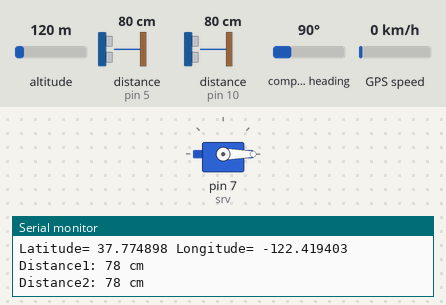
The sketch below on a simulated Arduino Uno, built with avr-gcc and run on an emulated ATmega328P. On the bench: servo, the last lines printed to the serial monitor. Wiring (inferred from the names in the program): 2 × ultrasonic range finder: trigger pin 6, echo pin 5 / trigger pin 11, echo pin 10. The test bench sets the inputs (shaded band); at power-on: distance to the obstacle (sensors on pin 5, pin 10) 80 cm, altitude 120 m, compass heading 90°, GPS speed 0 km/h. The echo pulse lasts 58.3 µs per cm; the GPS gets a fix after 3 s at 37.7749, -122.4194 with 8 satellites.

Above: at 10.2 s.
10.3 s: distance to the obstacle (sensor on pin 5) set to 34 cm
11.8 s: distance to the obstacle (sensor on pin 5) set to 27 cm
At 14.1 s:
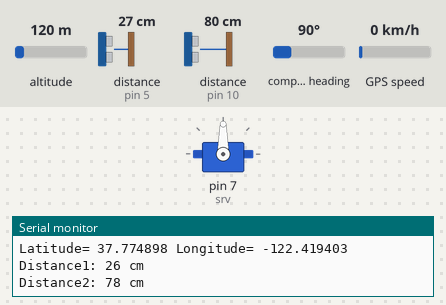
19.2 s: distance to the obstacle (sensor on pin 5) set to 35 cm
At 20.5 s:
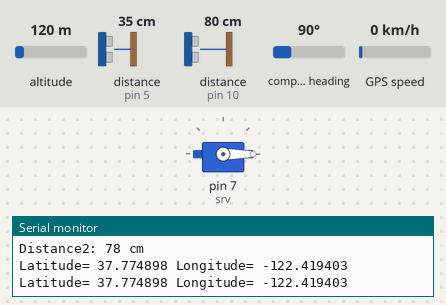
Timing chart, 0 to 22.2 s (numbered marks = the images above; inputs shaded):
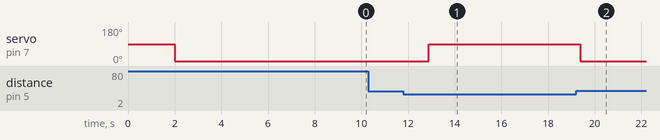

Measured:
- the behaviour switches between 31 and 30 cm on distance to the obstacle (sensor on pin 5) (found by bisection; images 0 and 1)
- after the input at 11.8 s, servo on pin 7 (srv): 0° → 90° after 1.1 s
- after the input at 19.2 s, servo on pin 7 (srv): 90° → 0° after 0.19 s

The sketch:

Smart_dustbin.ino
```cpp
#include<Servo.h>


/* GPS */
#include <TinyGPS++.h>
#include <SoftwareSerial.h>

static const int RXPin = 4, TXPin = 3;
static const uint32_t GPSBaud = 9600;

TinyGPSPlus gps;

SoftwareSerial GPS(RXPin, TXPin);
/*GPS END*/


SoftwareSerial mySerial(8, 9);//Rx=8, Tx=9

Servo srv;
long duration1;
int distance1;

long duration2;
int distance2;

#define echoPin1 5
#define trigPin1 6
#define echoPin2 10
#define trigPin2 11

void setup()
{
  Serial.begin(9600);
  GPS.begin(GPSBaud);
  mySerial.begin(9600);
  delay(1000);
  pinMode(trigPin1, OUTPUT);
  pinMode(echoPin1, INPUT);
  pinMode(trigPin2, OUTPUT);
  pinMode(echoPin2, INPUT);
  srv.attach(7);
  delay(1000);
  srv.write(0);
}

void loop()
{

  /*GPS LOCATION READ*/
  while (GPS.available() > 0) {
    gps.encode(GPS.read());
    if (gps.location.isUpdated()) {
      Serial.print("Latitude= ");
      Serial.print(gps.location.lat(), 6);
      Serial.print(" Longitude= ");
      Serial.println(gps.location.lng(), 6);
    }
  }

  digitalWrite(trigPin1, LOW);
  delayMicroseconds(2);
  digitalWrite(trigPin1, HIGH);
  delayMicroseconds(10);
  digitalWrite(trigPin1, LOW);

  duration1 = pulseIn(echoPin1, HIGH);
  distance1 = duration1 * 0.034 / 2;

  Serial.print("Distance1: ");
  Serial.print(distance1);
  Serial.println(" cm");


  digitalWrite(trigPin2, LOW);
  delayMicroseconds(2);
  digitalWrite(trigPin2, HIGH);
  delayMicroseconds(10);
  digitalWrite(trigPin2, LOW);

  duration2 = pulseIn(echoPin2, HIGH);
  distance2 = duration2 * 0.034 / 2;

  Serial.print("Distance2: ");
  Serial.print(distance2);
  Serial.println(" cm");


  if (distance1 < 30)
  {
    srv.write(90);
    delay(1000);
  }
  else
  {
    srv.write(0);
    delay(1000);
  }

  if (distance2 < 5)
  {
    mySerial.println("AT");
    updateSerial();

    mySerial.println("AT+CMGF=1");
    updateSerial();
    mySerial.println("AT+CMGS=\"+91xxxxxxxxxx\"");
    updateSerial();
    mySerial.print("Dustbin is full | Latitude= " && (gps.location.lat(), 6) && "Longitude= " && (gps.location.lng(), 6));
    updateSerial();
    mySerial.write(26);
  }

}

void updateSerial()
{
  delay(500);
  while (Serial.available())
  {
    mySerial.write(Serial.read());//Forward what Serial received to Software Serial Port
  }
  while(mySerial.available())
  {
    Serial.write(mySerial.read());//Forward what Software Serial received to Serial Port
  }
}
```
